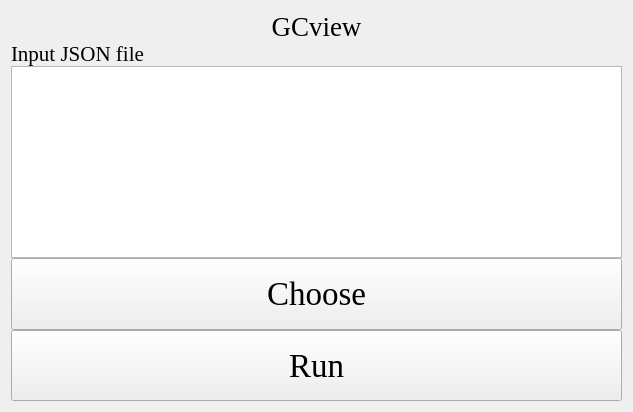
<?xml version="1.0" encoding="UTF-8"?>
<ui version="4.0">
 <class>Form</class>
 <widget class="QWidget" name="Form">
  <property name="geometry">
   <rect>
    <x>0</x>
    <y>0</y>
    <width>633</width>
    <height>412</height>
   </rect>
  </property>
  <property name="windowTitle">
   <string>Form</string>
  </property>
  <property name="styleSheet">
   <string notr="true">background-image: url(D:/tools/Pycharm/pyqt/logo/green_back.png);</string>
  </property>
  <layout class="QGridLayout" name="gridLayout_4">
   <property name="verticalSpacing">
    <number>0</number>
   </property>
   <item row="0" column="0">
    <layout class="QGridLayout" name="gridLayout_5">
     <property name="verticalSpacing">
      <number>0</number>
     </property>
     <item row="5" column="0" rowspan="2" colspan="2">
      <widget class="QTextBrowser" name="textBrowser">
       <property name="styleSheet">
        <string notr="true">background-image: url(D:/Documents/Desktop/white.png)</string>
       </property>
      </widget>
     </item>
     <item row="8" column="0" colspan="2">
      <widget class="QPushButton" name="pushButton">
       <property name="sizePolicy">
        <sizepolicy hsizetype="Preferred" vsizetype="Preferred">
         <horstretch>0</horstretch>
         <verstretch>0</verstretch>
        </sizepolicy>
       </property>
       <property name="font">
        <font>
         <family>Times New Roman</family>
         <pointsize>25</pointsize>
        </font>
       </property>
       <property name="text">
        <string>Run</string>
       </property>
      </widget>
     </item>
     <item row="0" column="0" colspan="2">
      <widget class="QLabel" name="label">
       <property name="sizePolicy">
        <sizepolicy hsizetype="Preferred" vsizetype="Fixed">
         <horstretch>0</horstretch>
         <verstretch>0</verstretch>
        </sizepolicy>
       </property>
       <property name="font">
        <font>
         <family>Times New Roman</family>
         <pointsize>20</pointsize>
        </font>
       </property>
       <property name="text">
        <string>GCview</string>
       </property>
       <property name="alignment">
        <set>Qt::AlignCenter</set>
       </property>
      </widget>
     </item>
     <item row="3" column="0" colspan="2">
      <widget class="QLabel" name="label_2">
       <property name="sizePolicy">
        <sizepolicy hsizetype="Preferred" vsizetype="Fixed">
         <horstretch>0</horstretch>
         <verstretch>0</verstretch>
        </sizepolicy>
       </property>
       <property name="font">
        <font>
         <family>Times New Roman</family>
         <pointsize>16</pointsize>
        </font>
       </property>
       <property name="text">
        <string>Input JSON file</string>
       </property>
       <property name="alignment">
        <set>Qt::AlignLeading|Qt::AlignLeft|Qt::AlignVCenter</set>
       </property>
      </widget>
     </item>
     <item row="7" column="0" colspan="2">
      <widget class="QPushButton" name="pushButton_2">
       <property name="sizePolicy">
        <sizepolicy hsizetype="Preferred" vsizetype="Preferred">
         <horstretch>0</horstretch>
         <verstretch>0</verstretch>
        </sizepolicy>
       </property>
       <property name="font">
        <font>
         <family>Times New Roman</family>
         <pointsize>25</pointsize>
        </font>
       </property>
       <property name="text">
        <string>Choose</string>
       </property>
      </widget>
     </item>
    </layout>
   </item>
  </layout>
 </widget>
 <resources/>
 <connections/>
</ui>
